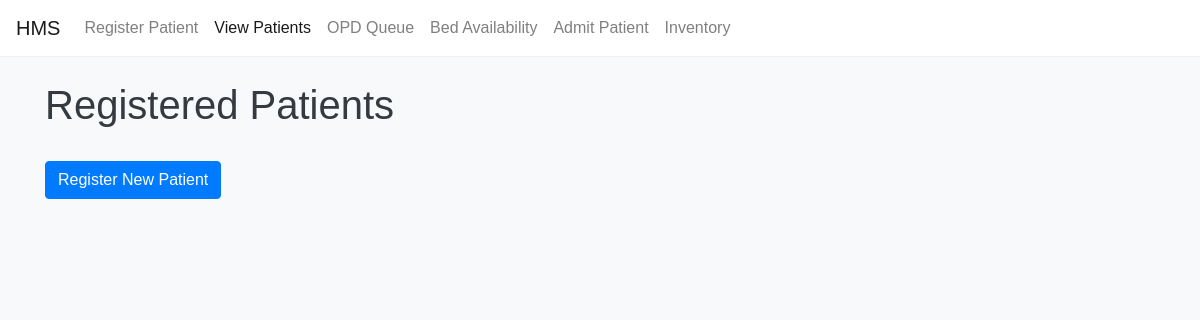
/patients (signed in), run on an earlier commit of the app's database.
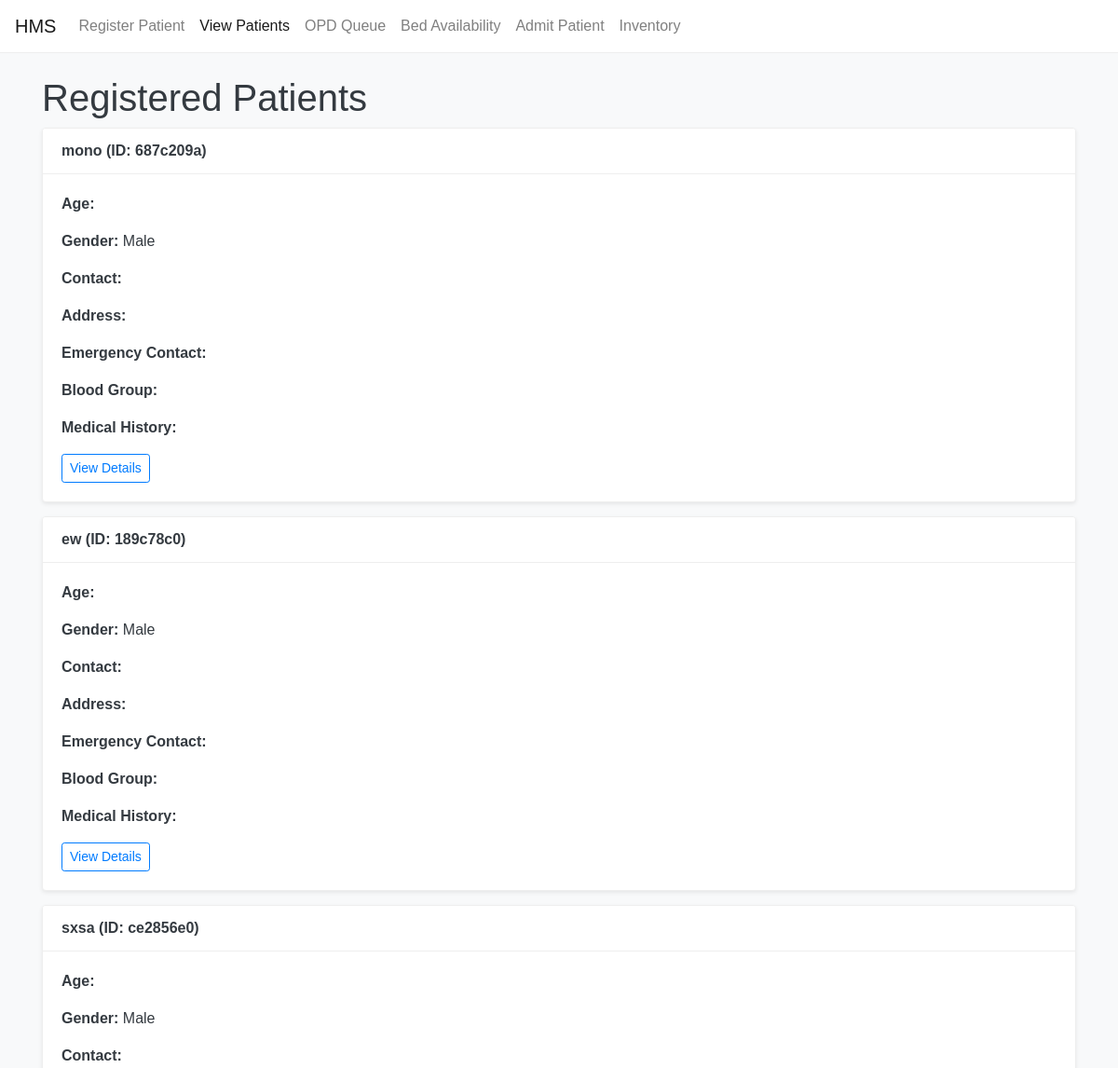
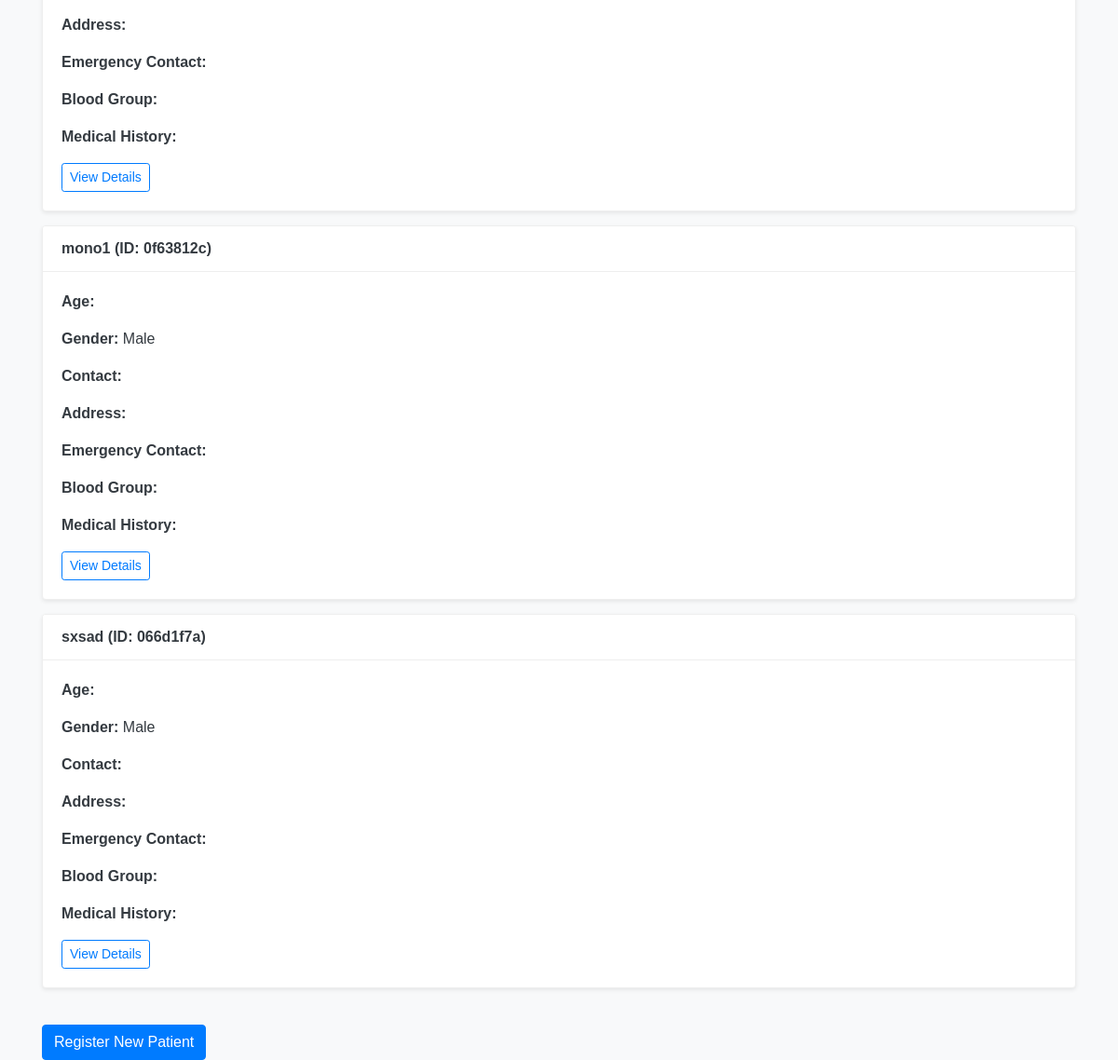
And on a later commit of the database (2 pictures, top to bottom).
### tables this page shows
CREATE TABLE patients (
    patient_id TEXT PRIMARY KEY,
    name TEXT NOT NULL,
    age INTEGER,
    gender TEXT,
    contact_number TEXT,
    address TEXT,
    emergency_contact TEXT,
    blood_group TEXT,
    medical_history TEXT
);

### app.py (the view)
@app.route('/patients')
def list_patients():
    conn = get_db()
    patients = conn.execute("SELECT * FROM patients").fetchall()
    close_db(conn)
    return render_template('list_patients.html', patients=patients)

### app.py (called while the page is built)
def get_db():
    conn = sqlite3.connect(DATABASE)
    conn.row_factory = sqlite3.Row
    return conn

### templates/list_patients.html (shortened to what this page needs)
<!DOCTYPE html>
<html>
<head>
    <link rel="stylesheet" href="https://stackpath.bootstrapcdn.com/bootstrap/4.5.2/css/bootstrap.min.css">
</head>
<body>
    <nav class="navbar navbar-expand-lg navbar-light bg-light">
        <a class="navbar-brand" href="{{ url_for('index') }}">HMS</a>
        <div class="collapse navbar-collapse" id="navbarNav">
            <ul class="navbar-nav mr-auto">
                <li class="nav-item"><a class="nav-link" href="{{ url_for('add_patient') }}">Register Patient</a></li>
                <li class="nav-item active"><a class="nav-link" href="{{ url_for('list_patients') }}">View Patients <span class="sr-only">(current)</span></a></li>
                <li class="nav-item"><a class="nav-link" href="{{ url_for('join_opd_queue') }}">OPD Queue</a></li>
                <li class="nav-item"><a class="nav-link" href="{{ url_for('list_beds') }}">Bed Availability</a></li>
                <li class="nav-item"><a class="nav-link" href="{{ url_for('admit_patient') }}">Admit Patient</a></li>
                <li class="nav-item"><a class="nav-link" href="{{ url_for('view_inventory') }}">Inventory</a></li>
            </ul>
        </div>
    </nav>
    <div class="container mt-4">
        <h1>Registered Patients</h1>
        {% for patient in patients %}
        <div class="card">
            <div class="card-header">{{ patient['name'] }} (ID: {{ patient['patient_id'][:8] }})</div>
            <div class="card-body">
                <p class="card-text"><strong>Age:</strong> {{ patient['age'] }}</p>
                <p class="card-text"><strong>Gender:</strong> {{ patient['gender'] }}</p>
                <p class="card-text"><strong>Contact:</strong> {{ patient['contact_number'] }}</p>
                <p class="card-text"><strong>Address:</strong> {{ patient['address'] }}</p>
                <p class="card-text"><strong>Emergency Contact:</strong> {{ patient['emergency_contact'] }}</p>
                <p class="card-text"><strong>Blood Group:</strong> {{ patient['blood_group'] }}</p>
                <p class="card-text"><strong>Medical History:</strong> {{ patient['medical_history'] }}</p>
                <a href="#" class="btn btn-sm btn-outline-primary">View Details</a> </div>
        </div>
        {% endfor %}
        <br>
        <a href="{{ url_for('add_patient') }}" class="btn btn-primary">Register New Patient</a>
    </div>
</body>
</html>

### templates/list_patients.html (style rules this page uses)
:root { --primary-color: #007bff; --secondary-color: #6c757d; --light-bg: #f8f9fa; --dark-text: #343a40; }
body { font-family: sans-serif; color: var(--dark-text); background-color: var(--light-bg); }
.navbar { background-color: white !important; border-bottom: 1px solid #eee; }
.btn-primary { background-color: var(--primary-color); border-color: var(--primary-color); }
.card { margin-bottom: 15px; border: 1px solid #eee; box-shadow: 0 0.125rem 0.25rem rgba(0, 0, 0, 0.075); }
.card-header { background-color: white; border-bottom: 1px solid #eee; font-weight: bold; }

What changed in the data, as far as the page shows it:
added patients: name "mono", patient "687c209a", gender "Male"
added patients: name "ew", patient "189c78c0", gender "Male"
added patients: name "sxsa", patient "ce2856e0", gender "Male"
added patients: name "mono1", patient "0f63812c", gender "Male"
added patients: name "sxsad", patient "066d1f7a", gender "Male"
